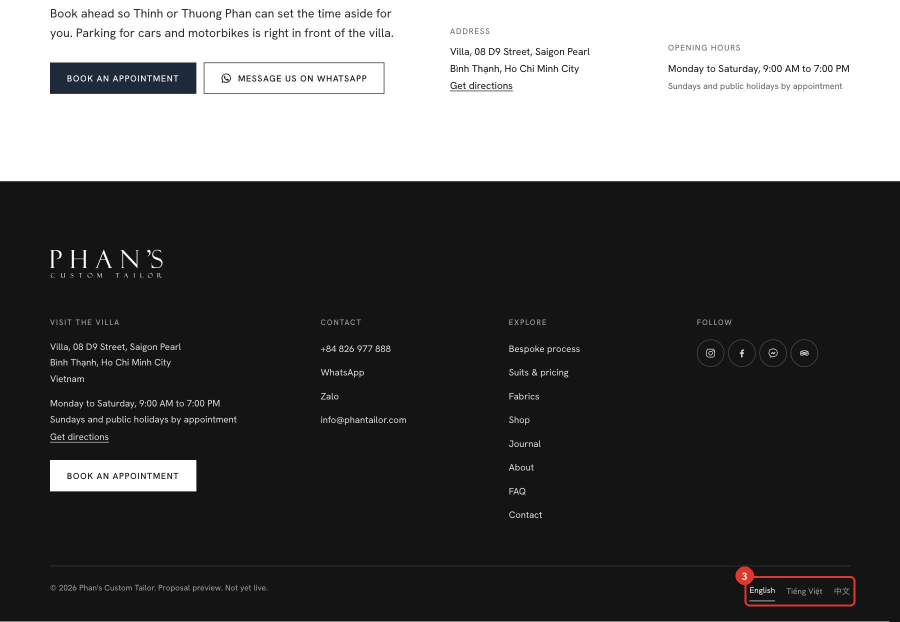
#> input picture pitch/cap/a_footer.jpg, 1800 x 1243 px (shown at 1/2 size)
$ python build_pdf.py
#> lines starting #> are read from the running program, lines starting #| are printed output that depends on the picture
"""Build the Phan's website proposal deck in Vietnamese and English from one source.
Run:  /Users/hengzhexin/anaconda3/bin/python3 pitch/build_pdf.py
Writes pitch/De-xuat-website-Phans-VI.pdf and pitch/Website-proposal-Phans-EN.pdf (plus the HTML sources)."""
import os
from PIL import Image
from playwright.sync_api import sync_playwright

HERE = os.path.dirname(os.path.abspath(__file__))
os.chdir(HERE)

# footer crop around the language links
f = Image.open('cap/a_footer.jpg'); W, H = f.size
#> further down, f is the input picture: PIL image 1800x1243 RGB; mean R, G, B 88.8, 88.7, 88.8
#> after `W, H = f.size`: W = 1800; H = 1243
f.crop((int(W * .55), int(H * .62), W, H)).save('cap/a_footer_c.jpg', 'JPEG', quality=88)
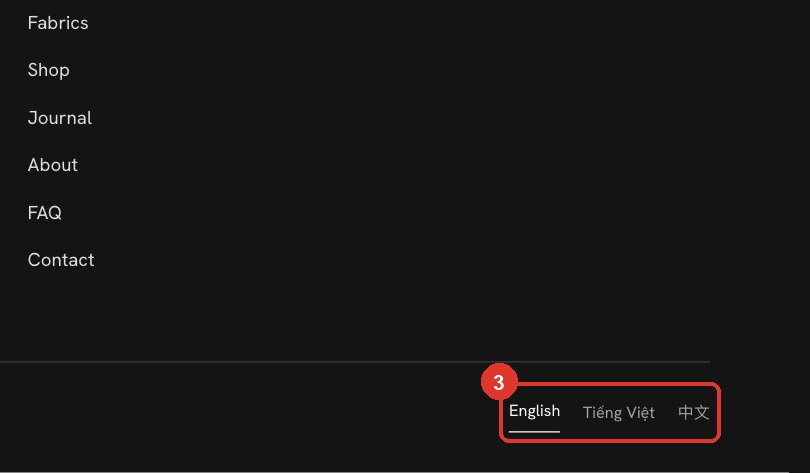
#> saved as a_footer_c.jpg: PIL image 810x473 RGB; mean R, G, B 22.9, 21.6, 21.5

ICON = {
  'cal': '<path d="M4 6h16v14H4zM4 10h16M9 3v4M15 3v4"/>',
  'chat': '<path d="M4 5h16v11H9l-5 4z"/>',
  'tag': '<path d="M3 12l9-9h8v8l-9 9z"/><circle cx="16" cy="8" r="1.5"/>',
  'globe': '<circle cx="12" cy="12" r="9"/><path d="M3 12h18M12 3c3 3.5 3 14.5 0 18M12 3c-3 3.5-3 14.5 0 18"/>',
  'form': '<path d="M6 3h12v18H6zM9 8h6M9 12h6M9 16h4"/>',
  'cart': '<path d="M3 4h3l2 11h11l2-8H7"/><circle cx="10" cy="19" r="1.5"/><circle cx="17" cy="19" r="1.5"/>',
  'search': '<circle cx="11" cy="11" r="6"/><path d="M20 20l-4.5-4.5"/>',
  'chart': '<path d="M4 20V10M10 20V4M16 20v-7M22 20H2"/>',
  'card': '<path d="M3 6h18v12H3zM3 10h18M7 15h4"/>',
  'ruler': '<path d="M3 16L16 3l5 5L8 21zM7 12l2 2M10 9l2 2M13 6l2 2"/>',
  'bell': '<path d="M6 16V11a6 6 0 0112 0v5l2 2H4zM10 20h4"/>',
  'steps': '<circle cx="5" cy="12" r="2"/><circle cx="12" cy="12" r="2"/><circle cx="19" cy="12" r="2"/><path d="M7 12h3M14 12h3"/>',
  'star': '<path d="M12 3l2.7 5.6 6.1.9-4.4 4.3 1 6.1L12 17l-5.4 2.9 1-6.1-4.4-4.3 6.1-.9z"/>',
  'bot': '<path d="M5 8h14v10H5zM12 4v4M9 13h.01M15 13h.01M9 16h6"/>',
  'gift': '<path d="M4 10h16v10H4zM3 7h18v3H3zM12 7v13M12 7c-2-4-6-3-5 0M12 7c2-4 6-3 5 0"/>',
  'tryon': '<path d="M9 3h6l1 3h4v14H4V6h4z"/><circle cx="12" cy="13" r="3.5"/><path d="M18.5 3.5l.8 1.6 1.7.4-1.3 1.1.3 1.7-1.5-.8-1.5.8.3-1.7-1.3-1.1 1.7-.4z"/>',
  'group': '<circle cx="8" cy="8" r="3"/><circle cx="16" cy="8" r="3"/><path d="M2 20c0-3 3-5 6-5s6 2 6 5M12 20c0-3 2-5 4-5s6 2 6 5"/>',
}
def icon(k): return f'<svg viewBox="0 0 24 24" fill="none" stroke="currentColor" stroke-width="1.6" stroke-linecap="round" stroke-linejoin="round">{ICON[k]}</svg>'

LINK = 'https://phans-custom-tailor-demo.vercel.app/'

# [258 lines left out: function deck, not called in this run]

CSS = r'''
@page { size: 1280px 720px; margin: 0; }
:root { --ink:#141414; --paper:#f7f6f3; --stone:#d8d5cf; --mute:#5f5f5f; --navy:#1e2a3a; --red:#e0362b; }
* { box-sizing: border-box; margin: 0; padding: 0; }
body { font-family: "Be Vietnam Pro", system-ui, sans-serif; color: var(--ink); font-size: 14.5px; line-height: 1.5; -webkit-print-color-adjust: exact; print-color-adjust: exact; background:#777; }
.slide { width: 1280px; height: 720px; background: var(--paper); position: relative; overflow: hidden; break-after: page; padding: 46px 64px 0; }
.slide:last-child { break-after: auto; }
/* fixed header band so every slide body starts at the same line */
.hd { height: 128px; }
.kicker { font-size: 11px; font-weight: 600; letter-spacing: .2em; text-transform: uppercase; color: var(--mute); margin-bottom: 10px; }
h2 { font-family: "Prata", Georgia, serif; font-weight: 400; font-size: 30px; line-height: 1.2; max-width: 1050px; }
.body { position: absolute; left: 64px; right: 64px; top: 182px; bottom: 58px; }
.foot { position: absolute; left: 64px; right: 64px; bottom: 20px; display: flex; justify-content: space-between; font-size: 10.5px; color: var(--mute); border-top: 1px solid var(--stone); padding-top: 9px; }
.note { position: absolute; left: 64px; right: 64px; bottom: 50px; font-size: 12.5px; color: var(--mute); }
/* layouts: text 440 | gap 44 | media 668 */
.split { display: grid; grid-template-columns: 440px 1fr; gap: 44px; }
.split > .text { justify-content: center; }
.two { display: grid; grid-template-columns: 1fr 1fr; gap: 56px; align-items: start; }
.pair { display: grid; grid-template-columns: 1fr 1fr; gap: 28px; }
.cols2 { display: grid; grid-template-columns: 1fr 1fr; gap: 40px; }
.text, .col { display: flex; flex-direction: column; gap: 18px; }
.stack { display: grid; grid-template-rows: 1fr 1fr; gap: 14px; min-height: 0; }
.media { background: #fff; border: 1px solid var(--stone); box-shadow: 0 14px 34px rgba(20,20,20,.09); overflow: hidden; height: 100%; min-height: 0; }
.media img { display: block; width: 100%; height: 100%; object-fit: cover; }
.media.dark { background: #141414; }
figure { display: flex; flex-direction: column; min-height: 0; gap: 8px; }
figure .media { flex: 1; }
figcaption { font-size: 12px; color: var(--mute); line-height: 1.45; }
.lead { font-size: 15.5px; color: #2b2b2b; }
ul.pts { list-style: none; counter-reset: pt; display: grid; gap: 11px; }
ul.pts li { position: relative; padding-left: 30px; font-size: 14px; }
ul.pts li b { font-weight: 600; }
ul.pts li::before { counter-increment: pt; content: counter(pt); position: absolute; left: 0; top: 1px; width: 20px; height: 20px; border-radius: 50%; background: var(--navy); color: #fff; font-size: 10.5px; font-weight: 600; display: grid; place-items: center; }
ul.pts.red li::before { background: var(--red); }
.why { border-left: 3px solid var(--navy); padding: 3px 0 3px 15px; font-size: 13.5px; color: #2b2b2b; }
.why b { display: block; font-size: 10.5px; letter-spacing: .16em; text-transform: uppercase; color: var(--navy); margin-bottom: 3px; }
.badge { display: inline-grid; place-items: center; width: 20px; height: 20px; border-radius: 50%; background: var(--red); color: #fff; font-size: 11px; font-weight: 600; margin-right: 8px; vertical-align: -5px; }
.stats { display: grid; grid-template-columns: 1fr 1fr; gap: 26px 30px; align-content: start; padding-top: 6px; }
.stat { font-family: "Prata", serif; font-size: 44px; line-height: 1; }
.stat small { display: block; font-family: "Be Vietnam Pro"; font-size: 12.5px; color: var(--mute); margin-top: 8px; line-height: 1.4; }
.span2 { grid-column: 1 / -1; }
table.mini { border-collapse: collapse; width: 100%; font-size: 13.5px; }
table.mini td { padding: 8px 0; border-bottom: 1px solid var(--stone); vertical-align: top; }
table.mini td:first-child { width: 96px; font-weight: 600; }
.ba { display: grid; grid-template-columns: 1fr 1fr; gap: 16px; min-height: 0; align-items: center; }
.ba figure { height: 100%; }
.trio { display: grid; grid-template-columns: repeat(3, 1fr); gap: 14px; min-height: 0; }
/* language slide: menu left (large), dropdown + footer right */
.langgrid { display: grid; grid-template-columns: 7fr 5fr; grid-template-rows: 1fr 1fr; gap: 16px 24px; bottom: 82px; }
.lg-a { grid-row: 1 / 3; }
.phones { display: flex; justify-content: flex-end; gap: 22px; align-items: flex-start; }
.phone { width: 212px; border-radius: 26px; border: 7px solid #141414; overflow: hidden; background: #141414; box-shadow: 0 14px 34px rgba(20,20,20,.16); }
.phone img { display: block; width: 100%; }
.colhd { font-size: 11px; font-weight: 600; letter-spacing: .18em; text-transform: uppercase; color: var(--navy); margin-bottom: 10px; }
.tiles { display: grid; gap: 12px; grid-auto-rows: 1fr; height: calc(100% - 26px); }
.cols2 > div:not(:has(.colhd)) .tiles { height: calc(100% - 30px); }
.tile { display: grid; grid-template-columns: 44px 1fr; gap: 16px; align-items: center; background: #fff; border: 1px solid var(--stone); padding: 13px 16px; }
.tile .ic { width: 44px; height: 44px; border-radius: 50%; background: var(--navy); color: #fff; display: grid; place-items: center; }
.tile .ic svg { width: 20px; height: 20px; }
.tile h3 { font-size: 15.5px; font-weight: 600; margin-bottom: 2px; }
.tile p { font-size: 13px; color: var(--mute); line-height: 1.4; }
.biglink { font-family: "Prata", serif; font-size: 25px; }
.biglink a, a { color: var(--navy); }
.sig { font-size: 13px; color: var(--mute); }
/* cover */
.cover { padding: 0; display: flex; background: var(--ink); color: #fff; }
.cover .left { width: 46%; padding: 60px 56px 48px 64px; display: flex; flex-direction: column; justify-content: space-between; }
.cover .right { width: 54%; position: relative; }
.cover .right img { position: absolute; inset: 0; width: 100%; height: 100%; object-fit: cover; object-position: 38% 30%; }
.cover h1 { font-family: "Prata", serif; font-weight: 400; font-size: 42px; line-height: 1.14; margin: 26px 0 18px; }
.cover p { color: rgba(255,255,255,.85); font-size: 15.5px; max-width: 430px; }
.logo { width: 160px; }
.links { font-size: 13px; color: rgba(255,255,255,.85); display: grid; gap: 6px; }
.links a { color: #fff; }
.links .date { margin-top: 10px; color: rgba(255,255,255,.55); }
'''

if __name__ == '__main__':
  open('deck.css', 'w').write(CSS)
  outs = {'vi': 'De-xuat-website-Phans-VI', 'en': 'Website-proposal-Phans-EN'}
#> (the run stopped early here; a loop or call above may not have finished)
